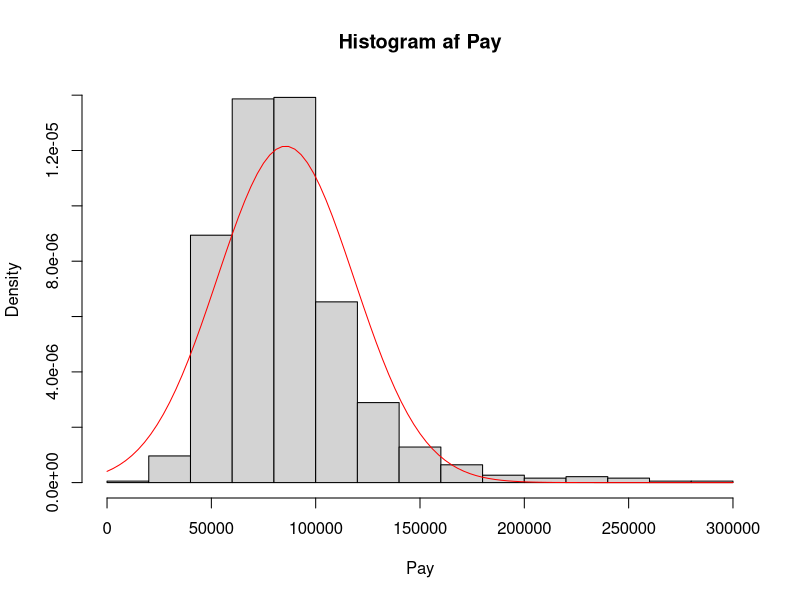
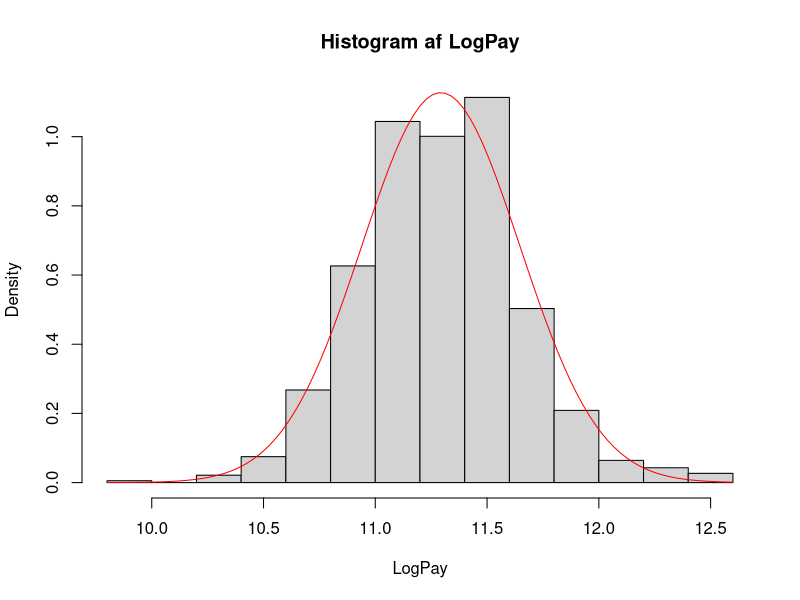

Generate these figures, in order, with R:
#Handout
getwd()
paydata2017 <- read.table("paydata2017.txt", header=TRUE)

#Opgave1.
paydata2017 <- transform(paydata2017, LogPay = log(Pay))

median(paydata2017$Pay)
mean(paydata2017$Pay)
var(paydata2017$Pay)
sd(paydata2017$Pay)

median(paydata2017$LogPay)
mean(paydata2017$LogPay)
var(paydata2017$LogPay)
sd(paydata2017$LogPay)

#Ogpave2.

##Pay
hist(paydata2017$Pay, prob = TRUE, main = "Histogram af Pay", xlab = "Pay")

mean_pay <- mean(paydata2017$Pay)
sd_pay <- sd(paydata2017$Pay)


f_pay <- function(x) dnorm(x, mean = mean_pay, sd = sd_pay)
curve(f_pay, add = TRUE, col = "red")

##LogPay
hist(paydata2017$LogPay, prob = TRUE, main = "Histogram af LogPay", xlab = "LogPay")

mean_log <- mean(paydata2017$LogPay)
sd_log <- sd(paydata2017$LogPay)

f_log <- function(x) dnorm(x, mean = mean_log, sd = sd_log)
curve(f_log, add = TRUE, col = "red")